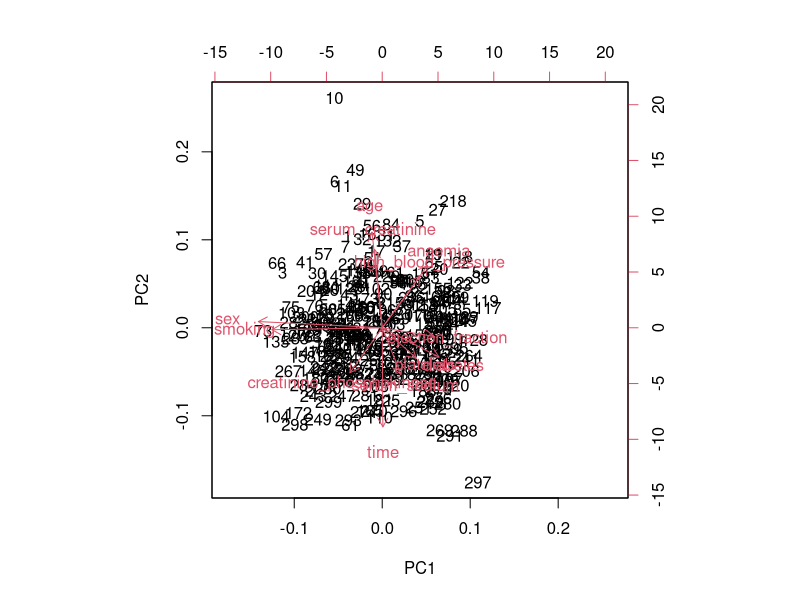
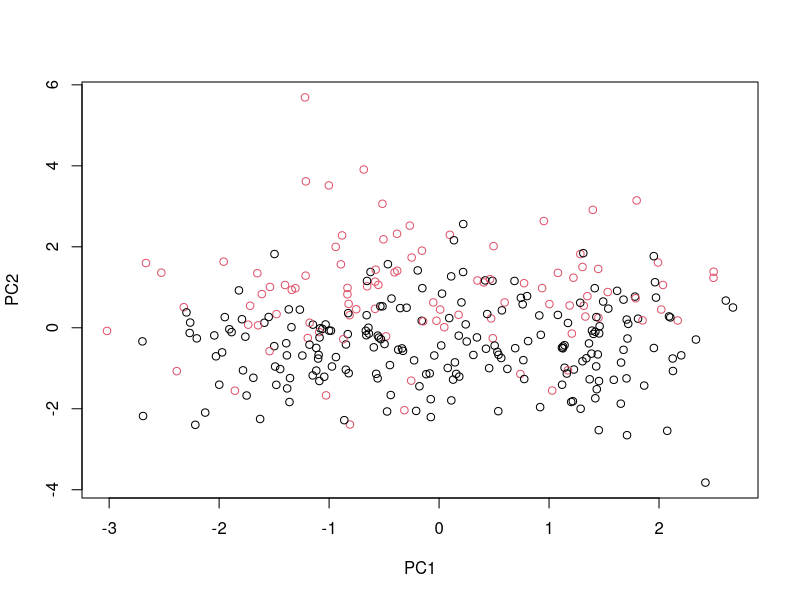
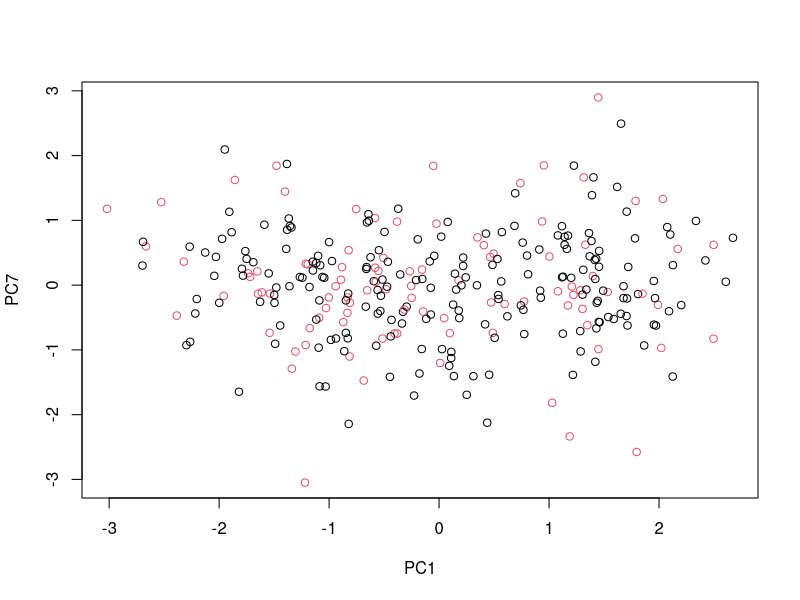
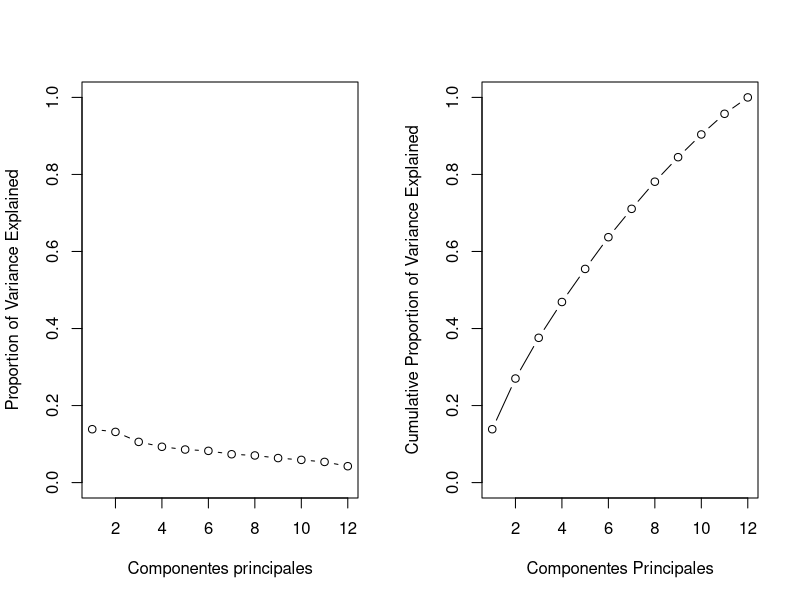

These charts were generated, in order, by the following R code:
## ---- chunk 1
hf <- read.csv('./data/heart_failure.csv')
## ---- chunk 2
dim(hf)
colnames(hf)
## ---- chunk 3
hf.data<- as.matrix(hf[1:12])

row.names(hf.data) <- c(1:299)
status <- hf$death
## ---- chunk 4
print("Media")
colMeans(hf.data)

print("Desciación típica")
apply(hf.data, 2, sd)


## ---- chunk 5
hf.pr <- prcomp(hf.data, scale=TRUE, center=TRUE)
summary(hf.pr)
## ---- chunk 6
biplot(hf.pr)
## ---- chunk 7
# Scatter plot observations by components 1 and 2
plot(hf.pr$x[, c(1, 2)], col = (status + 1), 
     xlab = "PC1", ylab = "PC2")


plot(hf.pr$x[, c(1, 10)], col = (status + 1), xlab = "PC1", ylab = "PC7")

## ---- chunk 8

show(hf.pr)

## ---- chunk 9

par(mfrow = c(1, 2))

var <-hf.pr$sdev^2

pve<-var/sum(var)

plot(pve, xlab = "Componentes principales", 
     ylab = "Proportion of Variance Explained", 
     ylim = c(0, 1), type = "b")

# Plot cumulative proportion of variance explained
plot(cumsum(pve), xlab = "Componentes Principales", 
     ylab = "Cumulative Proportion of Variance Explained", 
     ylim = c(0, 1), type = "b")
